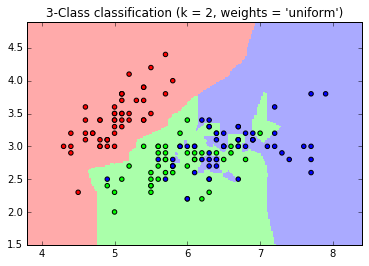

The Python source for this figure:
""" Part 1 """
# Load data
import numpy as np
from sklearn import datasets
iris = datasets.load_iris()
iris_X = iris.data
iris_y = iris.target

print(iris.feature_names)
print(iris.target_names)
print(np.unique(iris_y))



# Visualize data
import matplotlib.pyplot as plt
from mpl_toolkits.mplot3d import Axes3D
X = iris.data[:, :2]  # we only take the first two features.
y = iris.target
x_min, x_max = X[:, 0].min() - .5, X[:, 0].max() + .5
y_min, y_max = X[:, 1].min() - .5, X[:, 1].max() + .5



# Plot the training points
plt.figure(2, figsize=(8, 6))
plt.clf()
plt.scatter(X[:, 0], X[:, 1], c=y, cmap=plt.cm.Set1, edgecolor='k')
plt.xlabel('Sepal length')
plt.ylabel('Sepal width')
plt.xlim(x_min, x_max)
plt.ylim(y_min, y_max)
plt.xticks(())
plt.yticks(())
plt.show()



# Plot the distribution in boxplot
plt.boxplot(iris.data)
plt.xlabel('Features')
plt.ylabel('Cm')
plt.show()

# KNN Classification
# shuffle the data
np.random.seed(0)
indices = np.random.permutation(len(iris_X))
# Split iris data in train and test data
# A random permutation, to split the data randomly
iris_X_train = iris_X[indices[:-10]]
iris_y_train = iris_y[indices[:-10]]
iris_X_test  = iris_X[indices[-10:]]
iris_y_test  = iris_y[indices[-10:]]

# Create and fit a nearest-neighbor classifier
from sklearn.neighbors import KNeighborsClassifier
knn = KNeighborsClassifier()
knn.fit(iris_X_train, iris_y_train)

# Do prediction on the test data
knn.predict(iris_X_test)
print iris_y_test



# KNN Visualization.
n_neighbors = 2
h = .02  # step size in the mesh

# Create color maps
from matplotlib.colors import ListedColormap
cmap_light = ListedColormap(['#FFAAAA', '#AAFFAA', '#AAAAFF'])
cmap_bold = ListedColormap(['#FF0000', '#00FF00', '#0000FF'])

for weights in ['uniform', 'distance']:
    # we create an instance of Neighbours Classifier and fit the data.
    knn = KNeighborsClassifier(n_neighbors, weights=weights)
    knn.fit(X, y)

    # Plot the decision boundary. For that, we will assign a color to each
    # point in the mesh [x_min, x_max]x[y_min, y_max].
    xx, yy = np.meshgrid(np.arange(x_min, x_max, h),
                         np.arange(y_min, y_max, h))
    Z = knn.predict(np.c_[xx.ravel(), yy.ravel()])

    # Put the result into a color plot
    Z = Z.reshape(xx.shape)
    plt.figure()
    plt.pcolormesh(xx, yy, Z, cmap=cmap_light)

    # Plot also the training points
    plt.scatter(X[:, 0], X[:, 1], c=y, cmap=cmap_bold,
                edgecolor='k', s=20)
    plt.xlim(xx.min(), xx.max())
    plt.ylim(yy.min(), yy.max())
    plt.title("3-Class classification (k = %i, weights = '%s')"
              % (n_neighbors, weights))

plt.show()
